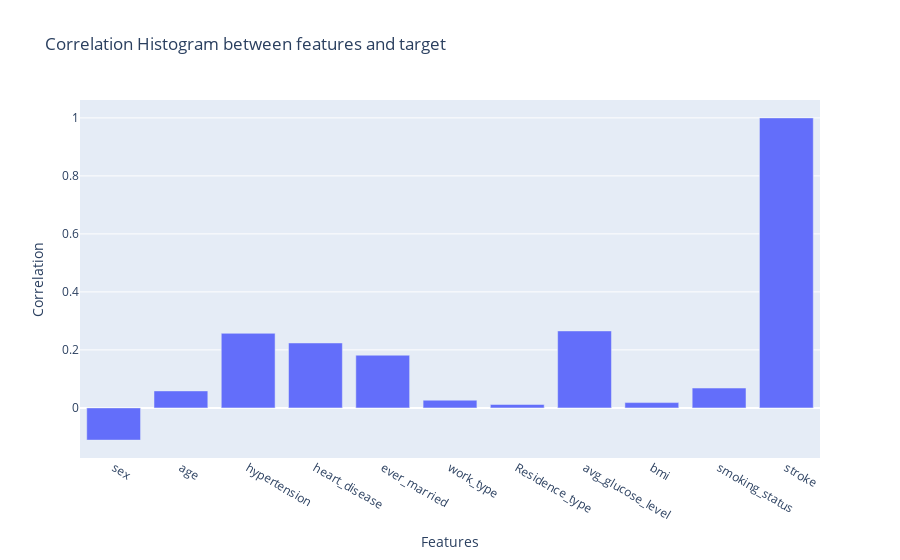

Notebook source saved alongside this figure:
### Code cell
# The correlation of each variable with the target variable (Stroke)
fig = go.Figure()
corr_target = data_dict['S'].corr()["stroke"]
fig.add_trace(go.Bar(x=corr_target.index, y=corr_target.values))
fig.update_layout(title="Correlation Histogram between features and target", 
                  xaxis_title='Features', yaxis_title='Correlation', barmode='group')
fig.show()

### Figure 1 — Plotly figure (JSON) as saved in the notebook; plotly's stock layout.template omitted (floating-point values rounded to 4 significant figures)
{"data": [{"type": "bar", "x": ["sex", "age", "hypertension", "heart_disease", "ever_married", "work_type", "Residence_type", "avg_glucose_level", "bmi", "smoking_status", "stroke"], "y": [-0.111, 0.05854, 0.2572, 0.2239, 0.1817, 0.02655, 0.01175, 0.2654, 0.01831, 0.06845, 1]}], "layout": {"barmode": "group", "title": {"text": "Correlation Histogram between features and target"}, "xaxis": {"title": {"text": "Features"}}, "yaxis": {"title": {"text": "Correlation"}}}}
